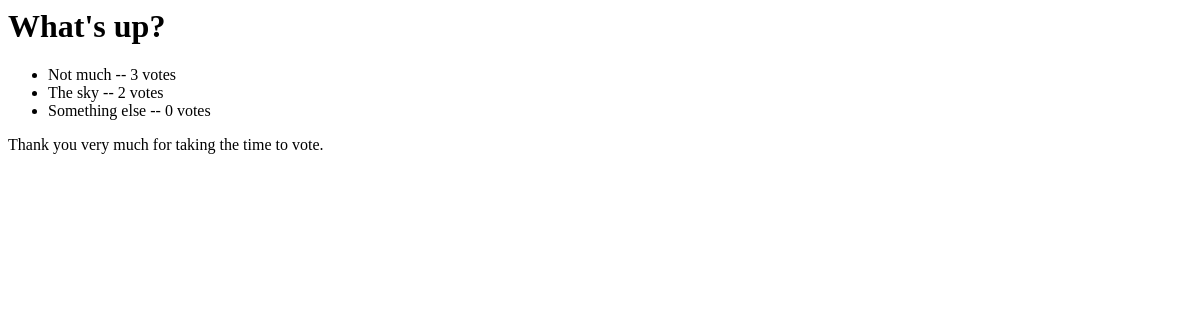
Before: /polls/1/results/ with the older database file.
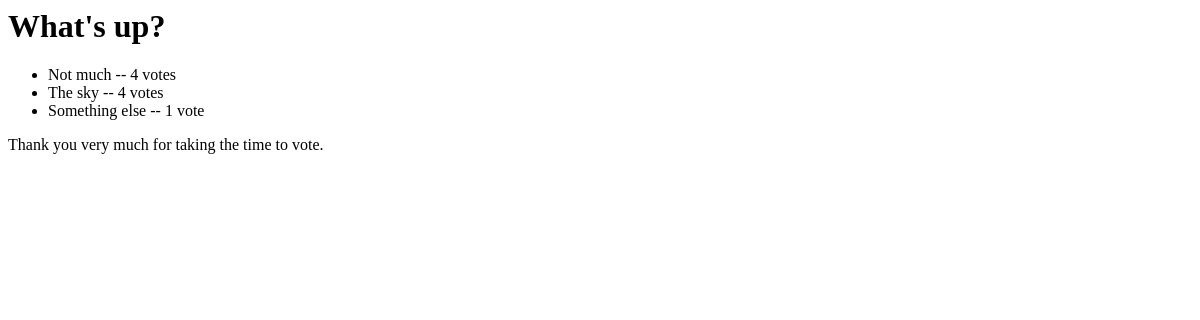
After: the same page with the newer database file.
### polls/models.py (models this page shows, shortened)
class Choice(models.Model):
    question = models.ForeignKey(Question, on_delete=models.CASCADE)
    choice_text = models.CharField(max_length=200)
    votes = models.IntegerField(default=0)

### polls/views.py (the view)
# urls.py: path('<int:pk>/results/', views.ResultsView.as_view(), name='results'),
class ResultsView(generic.DetailView):
    model = Question
    template_name = 'polls/results.html'

### polls/templates/polls/results.html
<h1>{{ question.question_text }}</h1>
<ul>
{% for choice in question.choice_set.all %}
    <li>{{ choice.choice_text }} -- {{ choice.votes }} vote{{ choice.votes|pluralize }}</li>
{% endfor %}
</ul>
<p> Thank you very much for taking the time to vote. </p>

Changed rows visible on the page:
changed Choice "Not much": votes "3" → "4"
changed Choice "The sky": votes "2" → "4"
changed Choice "Something else": votes "0" → "1"
